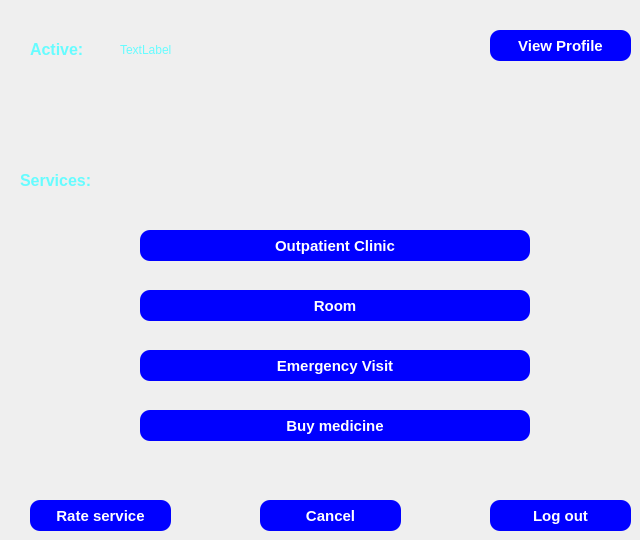
    <widget class="QWidget" name="Services">
     <widget class="QPushButton" name="view_profile2">
      <property name="geometry">
       <rect>
        <x>490</x>
        <y>30</y>
        <width>141</width>
        <height>31</height>
       </rect>
      </property>
      <property name="font">
       <font>
        <pointsize>11</pointsize>
        <italic>false</italic>
        <bold>true</bold>
       </font>
      </property>
      <property name="styleSheet">
       <string notr="true">QPushButton
{
color: rgb(255, 255, 255);
background-color: rgb(0, 0, 255);
font: 700 11pt &quot;Segoe UI&quot;;
border-radius: 10px;
}</string>
      </property>
      <property name="text">
       <string>View Profile</string>
      </property>
     </widget>
     <widget class="QLabel" name="label_17">
      <property name="geometry">
       <rect>
        <x>30</x>
        <y>39</y>
        <width>301</width>
        <height>21</height>
       </rect>
      </property>
      <property name="font">
       <font>
        <pointsize>12</pointsize>
        <bold>true</bold>
       </font>
      </property>
      <property name="styleSheet">
       <string notr="true">color: rgb(102, 252, 255);</string>
      </property>
      <property name="text">
       <string>Active: </string>
      </property>
     </widget>
     <widget class="QLabel" name="label_18">
      <property name="geometry">
       <rect>
        <x>20</x>
        <y>160</y>
        <width>301</width>
        <height>41</height>
       </rect>
      </property>
      <property name="font">
       <font>
        <pointsize>12</pointsize>
        <bold>true</bold>
       </font>
      </property>
      <property name="styleSheet">
       <string notr="true">color: rgb(102, 252, 255);</string>
      </property>
      <property name="text">
       <string>Services:</string>
      </property>
     </widget>
     <widget class="QPushButton" name="outpatient_clinic">
      <property name="geometry">
       <rect>
        <x>140</x>
        <y>230</y>
        <width>390</width>
        <height>31</height>
       </rect>
      </property>
      <property name="font">
       <font>
        <pointsize>11</pointsize>
        <italic>false</italic>
        <bold>true</bold>
       </font>
      </property>
      <property name="styleSheet">
       <string notr="true">QPushButton
{
color: rgb(255, 255, 255);
background-color: rgb(0, 0, 255);
font: 700 11pt &quot;Segoe UI&quot;;
border-radius: 10px;
}</string>
      </property>
      <property name="text">
       <string>Outpatient Clinic</string>
      </property>
     </widget>
     <widget class="QPushButton" name="room">
      <property name="geometry">
       <rect>
        <x>140</x>
        <y>290</y>
        <width>390</width>
        <height>31</height>
       </rect>
      </property>
      <property name="font">
       <font>
        <pointsize>11</pointsize>
        <italic>false</italic>
        <bold>true</bold>
       </font>
      </property>
      <property name="styleSheet">
       <string notr="true">QPushButton
{
color: rgb(255, 255, 255);
background-color: rgb(0, 0, 255);
font: 700 11pt &quot;Segoe UI&quot;;
border-radius: 10px;
}</string>
      </property>
      <property name="text">
       <string>Room</string>
      </property>
     </widget>
     <widget class="QPushButton" name="emergency_visit">
      <property name="geometry">
       <rect>
        <x>140</x>
        <y>350</y>
        <width>390</width>
        <height>31</height>
       </rect>
      </property>
      <property name="font">
       <font>
        <pointsize>11</pointsize>
        <italic>false</italic>
        <bold>true</bold>
       </font>
      </property>
      <property name="styleSheet">
       <string notr="true">QPushButton
{
color: rgb(255, 255, 255);
background-color: rgb(0, 0, 255);
font: 700 11pt &quot;Segoe UI&quot;;
border-radius: 10px;
}</string>
      </property>
      <property name="text">
       <string>Emergency Visit</string>
      </property>
     </widget>
     <widget class="QPushButton" name="buy_medicine">
      <property name="geometry">
       <rect>
        <x>140</x>
        <y>410</y>
        <width>390</width>
        <height>31</height>
       </rect>
      </property>
      <property name="font">
       <font>
        <pointsize>11</pointsize>
        <italic>false</italic>
        <bold>true</bold>
       </font>
      </property>
      <property name="styleSheet">
       <string notr="true">QPushButton
{
color: rgb(255, 255, 255);
background-color: rgb(0, 0, 255);
font: 700 11pt &quot;Segoe UI&quot;;
border-radius: 10px;
}</string>
      </property>
      <property name="text">
       <string>Buy medicine</string>
      </property>
     </widget>
     <widget class="QPushButton" name="pushButton_17">
      <property name="geometry">
       <rect>
        <x>30</x>
        <y>500</y>
        <width>141</width>
        <height>31</height>
       </rect>
      </property>
      <property name="font">
       <font>
        <pointsize>11</pointsize>
        <italic>false</italic>
        <bold>true</bold>
       </font>
      </property>
      <property name="styleSheet">
       <string notr="true">QPushButton
{
color: rgb(255, 255, 255);
background-color: rgb(0, 0, 255);
font: 700 11pt &quot;Segoe UI&quot;;
border-radius: 10px;
}</string>
      </property>
      <property name="text">
       <string>Rate service</string>
      </property>
     </widget>
     <widget class="QPushButton" name="log_out">
      <property name="geometry">
       <rect>
        <x>490</x>
        <y>500</y>
        <width>141</width>
        <height>31</height>
       </rect>
      </property>
      <property name="font">
       <font>
        <pointsize>11</pointsize>
        <italic>false</italic>
        <bold>true</bold>
       </font>
      </property>
      <property name="styleSheet">
       <string notr="true">QPushButton
{
color: rgb(255, 255, 255);
background-color: rgb(0, 0, 255);
font: 700 11pt &quot;Segoe UI&quot;;
border-radius: 10px;
}</string>
      </property>
      <property name="text">
       <string>Log out</string>
      </property>
     </widget>
     <widget class="QLabel" name="label_64">
      <property name="geometry">
       <rect>
        <x>120</x>
        <y>39</y>
        <width>181</width>
        <height>21</height>
       </rect>
      </property>
      <property name="styleSheet">
       <string notr="true">color: rgb(102, 252, 255)</string>
      </property>
      <property name="text">
       <string>TextLabel</string>
      </property>
     </widget>
     <widget class="QLabel" name="label_65">
      <property name="geometry">
       <rect>
        <x>250</x>
        <y>460</y>
        <width>191</width>
        <height>21</height>
       </rect>
      </property>
      <property name="styleSheet">
       <string notr="true">color: rgb(102, 252, 255)</string>
      </property>
      <property name="text">
       <string/>
      </property>
     </widget>
     <widget class="QPushButton" name="Services_cancel">
      <property name="geometry">
       <rect>
        <x>260</x>
        <y>500</y>
        <width>141</width>
        <height>31</height>
       </rect>
      </property>
      <property name="font">
       <font>
        <pointsize>11</pointsize>
        <italic>false</italic>
        <bold>true</bold>
       </font>
      </property>
      <property name="styleSheet">
       <string notr="true">QPushButton
{
color: rgb(255, 255, 255);
background-color: rgb(0, 0, 255);
font: 700 11pt &quot;Segoe UI&quot;;
border-radius: 10px;
}</string>
      </property>
      <property name="text">
       <string>Cancel</string>
      </property>
     </widget>
    </widget>
